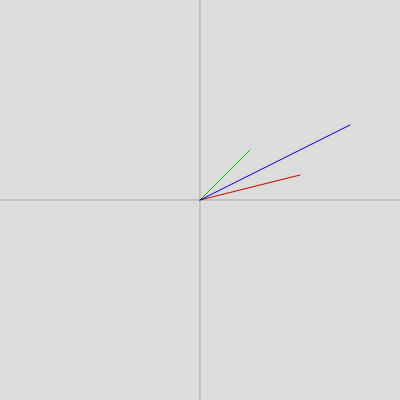
Frame 1 (no input)
Frame 60 (no input): identical to frame 1, image omitted
Frame 120 (the mouse pressed at the canvas centre since frame 60): identical to frame 1, image omitted

The p5.js sketch that drew this single still picture (run headless with seeded random() and noise() and a simulated clock; from frame 60 on, the mouse is pressed at the canvas centre):

// p5.js sketch
// ── sketch.js
function setup() {
  createCanvas(400, 400);
}
let vx1 = 50
let vy1 = -50
let vx2 = 100
let vy2 = -25
function draw() {  
  background(220);
  stroke(169, 169, 169), line(200, 0, 200, 400)
  stroke(169, 169, 169), line(0, 200, 400, 200)
  
  stroke(0,200,0), line(200, 200, 200 + vx1, 200 + vy1)
  stroke(200,0,0), line(200, 200, 200 + vx2, 200 + vy2)
  stroke(0,0,200), line(200, 200, 200 + vx1+vx2, 200 + vy1+vy2)
  
}
function drawVectors() {
  vx1 = parseFloat(document.getElementById("vx1").value) || 50;
  vy1 = parseFloat(document.getElementById("vy1").value) || -50;
  vx2 = parseFloat(document.getElementById("vx2").value) || 100;
  vy2 = parseFloat(document.getElementById("vy2").value) || -25;
}

// ── style.css
#label1 {color: green;}
#label2 {color: red;}
#label3 {color: blue;}
